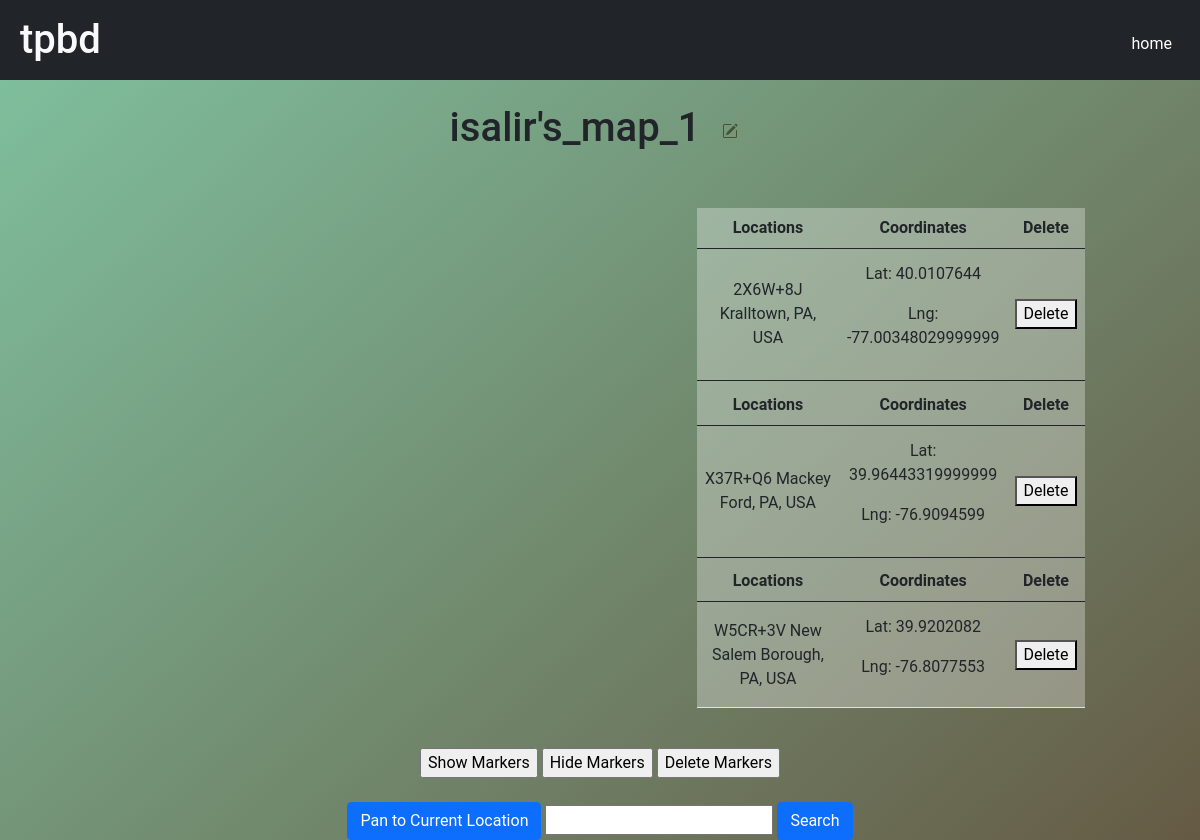
The app's page /maps/3 with its own data.
### maps/models.py (models this page shows, shortened)
class Map(models.Model):
    map_id = models.BigAutoField(auto_created=True, primary_key=True, serialize=False, verbose_name='ID'),
    name = models.CharField(max_length=200)
    stop = ManyToManyField(Marker)
    author = models.ForeignKey(User, on_delete=models.CASCADE)

class Marker(models.Model):
    marker_id = models.BigAutoField(auto_created=True, primary_key=True, serialize=False, verbose_name='ID'),
    lat = models.CharField(max_length=6)
    lng = models.CharField(max_length=6)
    address = models.CharField(max_length=200)
    tagger = models.ForeignKey(User, on_delete=models.CASCADE)

### maps/views.py (the view, shortened to what this page needs)
# urls.py: path('<int:id>', views.viewmap, name='viewmap'),
def viewmap(request, id):
    map = Map.objects.get(pk=id)
    markers = map.stop.all()
    key = settings.GOOGLE_MAPS_API_KEY
    context = {
        'map_id': map.id,
        'key': key,
        'map': map,
        'markers': markers,
    }
    load_partial(request)
    return render(request, 'maps/map.html',  context)

### maps/views.py (called while the page is built)
def load_partial(request):
    response = render(request, 'maps/partials/marker_list.html')
    return response

### templates/maps/map.html (shortened to what this page needs)
{% extends "base.html" %} {% block content %} {% csrf_token %} {% load static %}
<div class="mainwrapper m-auto">
  {% load static %}
  <br />
  <div id="titlespot">
    <h1>{{map.name}}
    <button id="editbutton" type="button" class="btn btn-secondary" hx-get="rename_map/{{map.id}}" hx-target="#titlespot" hx-swap="outerHTML" hx-vals='{"mykey" : "orzo"}'>
    </h1>
  </div>
  <br /><br />
  <div id="mapwrap">
    <div id="map"></div>
    <table id="markerslist" class="table" style="text-align: center; vertical-align: middle;">
      {% if markers %} {% csrf_token %} {% for marker in markers %}
      <thead>
        <tr>
          <th scope="col" style="width:50%">Locations</th>
          <th scope="col">Coordinates</th>
          <th scope="col">Delete</th>
        </tr>
      </thead>
      <tbody id="markerslistbody" style="text-align: center; vertical-align: middle;">
        <tr>
          <td scope="col"> {{marker.address}}</td>
          <td>
            <p>Lat: {{marker.lat}}</p>
            <p>Lng: {{marker.lng}}</p>
          </td>
          <td>
            <a href="/maps/delete_marker/{{marker.id}}">
              <button class="warning">Delete</button>
            </a>
          </td>
          {% endfor %}
        </tr>
        {% else%}
        <tr>
          <td scope="col"> <h4>Your markers will go here</h4></td>
        </tr>
        {% endif %}
      </tbody>
    </table>
  </div>
  <br />
  <div class="buttonsarray">
    <div id="floating-panel">
      <input type="button" id="show-markers" value="Show Markers" hx-post="{{map.id}}" hx-target="#markerslist" hx-swap="outerHTML"  hx-swap-oob="true"/>
      <input type="button" id="clear-markers" value="Hide Markers" />
      <input type="button" id="delete-markers" value="Delete Markers" />
    </div>
    <br />
    <button id="pan-to-current-location" class="btn btn-primary">
      Pan to Current Location
    </button>
    <input type="text" id="searchTextField" />
    <button onclick="finder()" id="search-location" class="btn btn-primary">
      Search
    </button>
  </div>
</div>
{% endblock %} ```

### templates/base.html (style rules this page uses)
html, body { margin: 0; padding: 0; }
* { font-family: 'Roboto', sans-serif; box-sizing: border-box; }
body { background: rgb(95,56,25); background: linear-gradient(138deg, rgba(95, 179, 136, 0.795), rgba(80, 54, 32, 0.9) 66%); background-size: 180% 180%; height: 100vh; animation: zyclers 11s ease infinite; }

### templates/maps/map.html (style rules this page uses)
#map { height: 500px; width: 50%; }
.mainwrapper { height: 100%; width: 95%; }
#mapwrap { width: 85%; margin: auto; display: flex; flex-direction: row; justify-content: space-between; }
#markerslist { width: 40%; height: 500px; overflow-y: scroll; background: rgba(255, 255, 255, 0.302); }
#editbutton { color: rgba(63, 65, 37, 0.822); background-color: rgba(255, 255, 255, 0); border-color: #cdd081; border: none; }

### records on screen
Map: name "isalir's_map_1"
Marker: address "2X6W+8J Kralltown, PA, USA", lat "40.0107644", lng "-77.00348029999999"
Marker: address "X37R+Q6 Mackey Ford, PA, USA", lat "39.96443319999999", lng "-76.9094599"
Marker: address "W5CR+3V New Salem Borough, PA, USA", lat "39.9202082", lng "-76.8077553"
